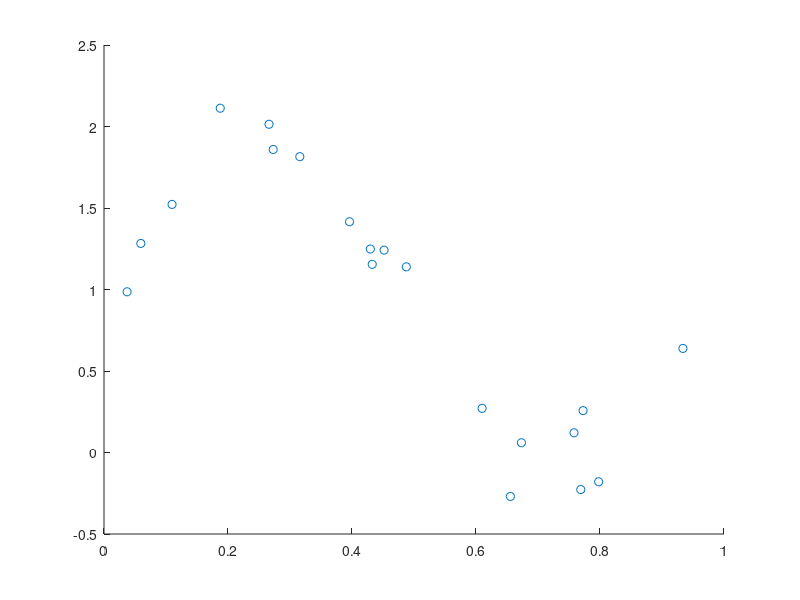
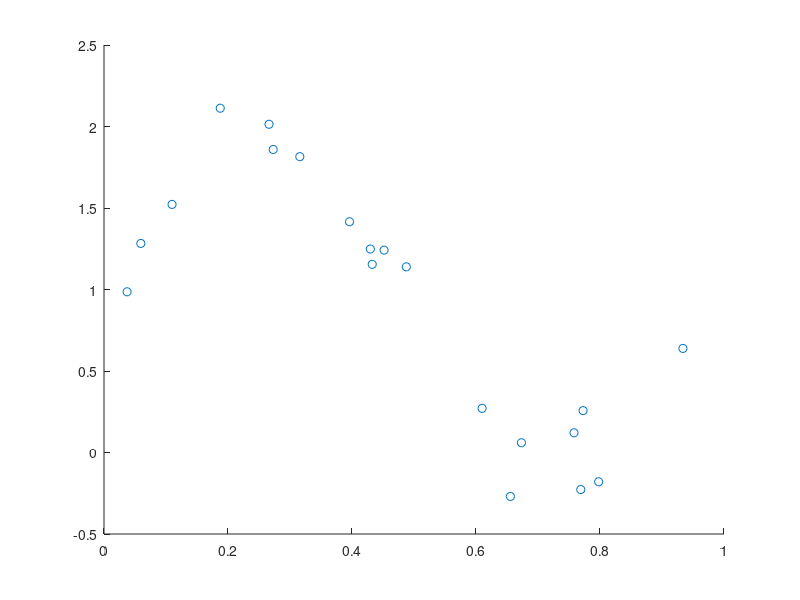

Recreate these plots in MATLAB, in order. (Note: this script raises an error after producing the figures.)
%%ECEM146: Homework 2
% Author: Thomas Kost
% UID: 504989794
% Date: 4/9/20

%%Problem 5:
clc,clear;
%%5a

training = dlmread('regression_train.csv');
figure(1);
scatter(training(:,1), training(:,2));

%%5b

%Linear Regression

X = [ones(length(training),1),training(:,1)];
y = training(:,2);

w = (X'*X)\X'*y;
J = norm(X*w-y)^2;

figure(2);
hold on;
scatter(training(:,1), training(:,2));
f = @(x0,x1) w(1) +w(2)*x0-x1;
fcontour(f,[-2,2,-2,2],'--r', 'LevelList', 0)
hold off;


%%5c
n =10000;
eta = [0.05, 0.001, 0.0001, 0.00001];
w = zeros(2,1);

for i  =1:length(eta)
    J_old= norm(X*w-y)^2;
    J_new=0;
    itterations =0;
    for j = i:n
        %update w
        z=((X*w-y).*X);
        grad = [sum(z(:,1));sum(z(:,2))];
        
        w = w - eta(i)*grad;
        J_new = norm(X*w-y)^2;
        if ((abs(J_old-J_new)) <0.0001)
            itterations=j;
            break;
            
        end
        J_old=J_new;
    end
    
    fprintf("For eta = %f : %i itterations, J = %f \n",eta(i),itterations,J_old);
    fprintf("For eta = %f : w0= %f, w1 = %f \n",eta(i),w(1),w(2));

end
%% 5C

%repeat previous algorithm
eta = 0.05;
w= zeros(2,1);
J_old= norm(X*w-y)^2;
J_new=0;
itterations =0;
n=40;
fprintf("\n");

for j = i:n
    
    if(itterations == 0 || itterations == 10 || itterations == 20 ...
        ||itterations == 30||itterations == 40)
        fprintf("For eta = %f : %i itterations, J = %f \n",eta,itterations,J_old);
        fprintf("For eta = %f : w0= %f, w1 = %f \n",eta,w(1),w(2));

    end
    %update w
    z=((X*w-y).*X);
    grad = [sum(z(:,1));sum(z(:,2))];
       
    w = w - eta*grad;
    J_new = norm(X*w-y)^2;
    if ((abs(J_old-J_new)) <0.0001)
        itterations=j;
        break;     
    end

    J_old=J_new;

    
    itterations = itterations +1;
end
    

%5e
test = dlmread('regression_test.csv');
m = [0,1,2,3,4,5,6,7,8,9,10];
Erms = zeros(2,length(m));
for i =1:length(m)
    %generate phi
    phi_training=zeros(length(training),m(i)+1);
    %w= zeroes(m(i)+1,1);
    for x =0:m(i)
        phi_training(:,x+1) = training(:,1).^x;
    end
    
    w_training = (phi_training'*phi_training)\phi_training'*y;
    Erms(1,i) = sqrt(norm(phi_training*w_training-y)^2/length(training));
    
    
    phi_test = zeros(length(test),m(i)+1);
    for x =0:m(i)
        phi_test(:,x+1) = test(:,1).^x;
    end
    Erms(2,i) = sqrt(norm(phi_test*w_training-test(:,2))^2/length(test));
    
end

figure(3);
hold on;
plot(m,Erms(1,:));
plot(m,Erms(2,:));
legend("training", "testing");
xlabel("Model Complexity (Degree)");
ylabel("Root-Mean-Square-Error");
hold off;
figure(4);
scatter(test(:,1),test(:,2));


